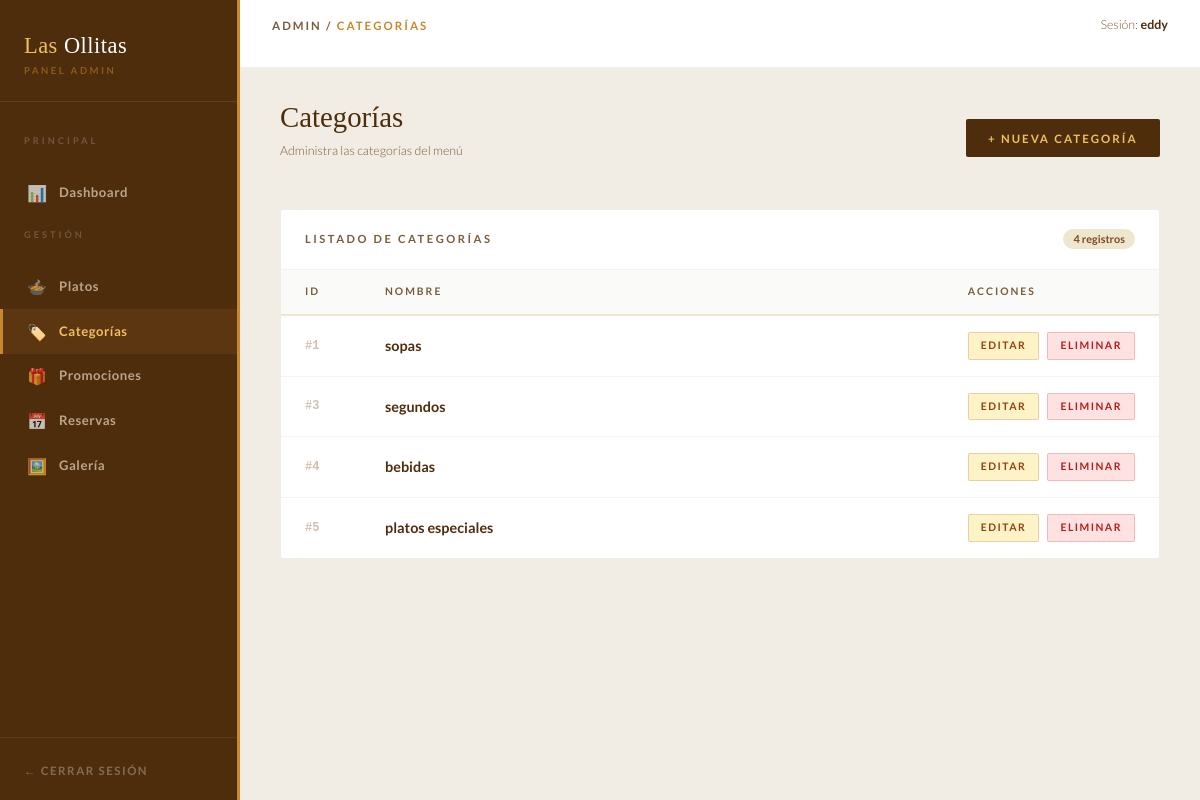
Page /admin/categorias/index.php (signed in) on the committed database.
### tables this page shows
CREATE TABLE `categorias` (
  `id` int(11) NOT NULL,
  `nombre` varchar(100) NOT NULL,
  `activo` tinyint(1) DEFAULT 1
);

### admin/categorias/index.php (the view, shortened to what this page needs)
<?php
include("../../config/conexion.php");
$sql = "SELECT * FROM categorias";
$resultado = $conn->query($sql);
?>
<!DOCTYPE html>
<html lang="es">
<head>
    <link href="https://cdn.jsdelivr.net/npm/bootstrap@5.3.3/dist/css/bootstrap.min.css" rel="stylesheet">
</head>
<body>
    <aside class="sidebar">
        <div class="sidebar-brand">
            <span class="sidebar-brand-name">Las <span>Ollitas</span></span>
            <span class="sidebar-label">Panel Admin</span>
        </div>
        <nav class="sidebar-nav">
            <p class="sidebar-section">Principal</p>
            <a href="../dashboard.php" class="sidebar-link">
                <span class="icon">📊</span> Dashboard
            </a>
            <p class="sidebar-section">Gestión</p>
            <a href="../platos/index.php" class="sidebar-link">
                <span class="icon">🍲</span> Platos
            </a>
            <a href="index.php" class="sidebar-link active">
                <span class="icon">🏷️</span> Categorías
            </a>
            <a href="../promociones/index.php" class="sidebar-link">
                <span class="icon">🎁</span> Promociones
            </a>
            <a href="../reservas/index.php" class="sidebar-link">
                <span class="icon">📅</span> Reservas
            </a>
            <a href="../galeria/index.php" class="sidebar-link">
                <span class="icon">🖼️</span> Galería
            </a>
        </nav>
        <div class="sidebar-footer">
            <a href="../login.php">← Cerrar sesión</a>
        </div>
    </aside>
    <div class="main">
        <div class="topbar">
            <p class="topbar-breadcrumb">Admin / <span>Categorías</span></p>
            <p class="topbar-admin">Sesión: <strong><?php echo $_SESSION['admin']; ?></strong></p>
        </div>
        <div class="content">
            <div class="page-head">
                <div>
                    <h1 class="page-head-title">Categorías</h1>
                    <p class="page-head-sub">Administra las categorías del menú</p>
                </div>
                <a href="crear.php" class="btn-nueva">+ Nueva Categoría</a>
            </div>
            <div class="tabla-card">
                <div class="tabla-header">
                    <span class="tabla-header-title">Listado de categorías</span>
                    <span class="tabla-count" id="conteo">—</span>
                </div>
                <table>
                    <thead>
                        <tr>
                            <th style="width:80px">ID</th>
                            <th>Nombre</th>
                            <th style="width:160px">Acciones</th>
                        </tr>
                    </thead>
                    <tbody id="tabla-body">
                        <?php
                        while($fila = $resultado->fetch_assoc()){
                        ?>
                        <tr>
                            <td class="td-id">#<?php echo $fila['id']; ?></td>
                            <td class="td-nombre"><?php echo $fila['nombre']; ?></td>
                            <td>
                                <div class="td-acciones">
                                    <a href="editar.php?id=<?php echo $fila['id']; ?>" class="btn-editar">Editar</a>
                                    <a href="eliminar.php?id=<?php echo $fila['id']; ?>" class="btn-eliminar"
                                       onclick="return confirm('¿Eliminar esta categoría?')">Eliminar</a>
                                </div>
                            </td>
                        </tr>
                        <?php } ?>
                    </tbody>
                </table>
            </div>
        </div>
    </div>
</body>
</html>

### rows in the picture
categorias: id "1", nombre "sopas"
categorias: id "3", nombre "segundos"
categorias: id "4", nombre "bebidas"
categorias: id "5", nombre "platos especiales"

### other values in the picture
$_SESSION['admin'] "eddy"
